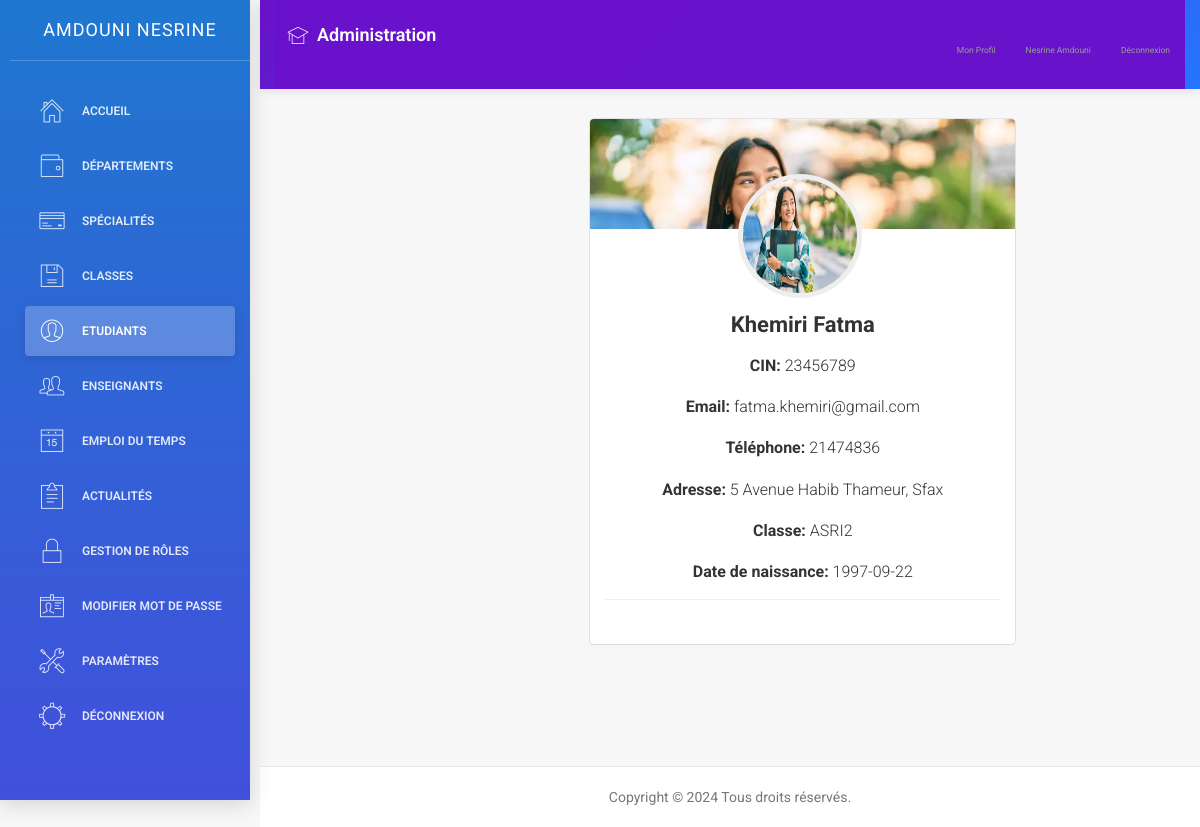
The page /details_étudiant.php?id=7 (signed in) on the database its author committed.
### tables this page shows
CREATE TABLE `accounts` (
  `id` int(11)  AUTO_INCREMENT PRIMARY KEY,
  `cin` int(11) DEFAULT NULL,
  `email` varchar(255) DEFAULT NULL,
  `mot_de_passe` varchar(255) DEFAULT NULL,
  `date_de_creation` date DEFAULT NULL,
  `role` text DEFAULT NULL,
  `nom` text DEFAULT NULL,
  `prenom` text DEFAULT NULL,
  `image` varchar(255) DEFAULT NULL,
  `classe` text DEFAULT NULL,
  `date_naissance` date DEFAULT NULL,
  `adresse` text DEFAULT NULL,
  `numero_telephone` int(11) DEFAULT NULL
);

### details_étudiant.php (the view, shortened to what this page needs)
<?php
include('connexion.php');
if (isset($_GET['id']) && !empty($_GET['id'])) {
    $id_etudiant = $_GET['id'];
    $sql = "SELECT * FROM accounts WHERE id = $id_etudiant";
    $result = $conn->query($sql);
    if ($result->num_rows > 0) {
        $row = $result->fetch_assoc();
        $image = $row['image'];
        $nom_modif = $row['nom'];
        $prenom_modif = $row['prenom'];
        $email_modif = $row['email'];
        $adresse = $row['adresse'];
        $classe = $row['classe'];
        $date_naissance = $row['date_naissance'];
        $cin = $row['cin'];
        $numero_telephone = $row['numero_telephone'];
    } else {
    }
}
?>
<!doctype html>
<html lang="en">
<head>
</head>
<body>
    <div class="wrapper">
        <?php include('sidenav.php'); ?>
        <div class="main-panel">
            <?php include('navtop.php'); ?>
            <div class="content">
                <div class="container-fluid">
                    <div class="row">
                        <div class="col-md-4" style="margin-left: 33%;width: 50%;">
                            <div class="card card-user">
                                <div class="image">
                                </div>
                                <div class="content">
                                    <div class="author">
                                        <img class="avatar border-gray" src="<?php echo $image; ?>" alt="Student Avatar" />
                                        <h4 class="title"><strong><?php echo $nom_modif; ?> <?php echo $prenom_modif; ?></strong></h4>
                                        <br />
                                        <h5 class="title"><strong>CIN:</strong> <?php echo $cin; ?></h5><br />
                                        <h5 class="title"><strong>Email:</strong> <?php echo $email_modif; ?></h5><br />
                                        <h5 class="title"><strong>Téléphone:</strong> <?php echo $numero_telephone; ?></h5><br />
                                        <h5 class="title"><strong>Adresse:</strong> <?php echo $adresse; ?></h5><br />
                                        <h5 class="title"><strong>Classe:</strong> <?php echo $classe; ?></h5><br />
                                        <h5 class="title"><strong>Date de naissance:</strong> <?php echo $date_naissance; ?></h5>
                                    </div>
                                </div>
                                <hr>
                                <div class="text-center">
                                    <button href="#" class="btn btn-simple"><i class="fa fa-facebook-square"></i></button>
                                    <button href="#" class="btn btn-simple"><i class="fa fa-twitter"></i></button>
                                    <button href="#" class="btn btn-simple"><i class="fa fa-google-plus-square"></i></button>
                                </div>
                            </div>
                        </div>
                    </div>
                </div>
            </div>
            <?php include('footer.php'); ?>
        </div>
    </div>
</body>
</html>

### sidenav.php (shortened to what this page needs)
<?php
include('connexion.php');
$current_page = basename($_SERVER['PHP_SELF']);
$is_departement_page = strpos($current_page, 'département') !== false;
$is_specialite_page = strpos($current_page, 'spécialité') !== false;
$is_classe_page = strpos($current_page, 'classe') !== false;
$is_etudiant_page = strpos($current_page, 'étudiant') !== false;
$is_role_page = strpos($current_page, 'role') !== false;
$is_enseignant_page = strpos($current_page, 'enseignant') !== false;
$is_actualite_page = strpos($current_page, 'actualité') !== false;
$is_parametre_page = strpos($current_page, 'paramètre') !== false;
$is_liste_etudiants_page = $current_page === 'liste_etudiants.php';
$email = $_SESSION['email'];
$sql_fetch_user = "SELECT * FROM accounts WHERE email='$email'";
$result_user = $conn->query($sql_fetch_user);
if ($result_user->num_rows > 0) {
    $row = $result_user->fetch_assoc();
    $role = $row['role'];
    $nom = $row['nom'];
    $prenom = $row['prenom'];
}
?>
<div class="sidebar" data-color="blue">
    <div class="sidebar-wrapper">
        <div class="logo">
            <a href="#" class="simple-text">
                <?php echo htmlspecialchars($nom . ' ' . $prenom); ?>
            </a>
        </div>
        <ul class="nav">
            <?php if ($role === 'admin'): ?>
                <li <?php echo ($current_page == 'dashboard.php') ? 'class="active"' : ''; ?>>
                    <a href="dashboard.php">
                        <i class="pe-7s-home"></i>
                        <p>Accueil</p>
                    </a>
                </li>
                <li <?php echo $is_departement_page ? 'class="active"' : ''; ?>>
                    <a href="départements.php">
                        <i class="pe-7s-wallet"></i>
                        <p>Départements</p>
                    </a>
                </li>
                <li <?php echo $is_specialite_page ? 'class="active"' : ''; ?>>
                    <a href="spécialités.php">
                        <i class="pe-7s-credit"></i>
                        <p>Spécialités</p>
                    </a>
                </li>
                <li <?php echo $is_classe_page ? 'class="active"' : ''; ?>>
                    <a href="classes.php">
                        <i class="pe-7s-diskette"></i>
                        <p>Classes</p>
                    </a>
                </li>
                <li <?php echo $is_etudiant_page ? 'class="active"' : ''; ?>>
                    <a href="étudiants.php">
                        <i class="pe-7s-user"></i>
                        <p>Etudiants</p>
                    </a>
                </li>
                <li <?php echo $is_enseignant_page ? 'class="active"' : ''; ?>>
                    <a href="enseignants.php">
                        <i class="pe-7s-users"></i>
                        <p>Enseignants</p>
                    </a>
                </li>
                <li <?php echo ($current_page == 'gestion_emploi.php') ? 'class="active"' : ''; ?>>
                    <a href="gestion_emploi.php">
                        <i class="pe-7s-date"></i>
                        <p>Emploi du Temps</p>
                    </a>
                </li>
                <li <?php echo $is_actualite_page ? 'class="active"' : ''; ?>>
                    <a href="actualités.php">
                        <i class="pe-7s-note2"></i>
                        <p>Actualités</p>
                    </a>
                </li>
                <li <?php echo $is_role_page ? 'class="active"' : ''; ?>>
                    <a href="roles.php">
                        <i class="pe-7s-lock"></i>
                        <p>Gestion de rôles</p>
                    </a>
                </li>
                <li <?php echo ($current_page == 'modifier_mot_de_passe.php') ? 'class="active"' : ''; ?>>
                    <a href="modifier_mot_de_passe.php">
                        <i class="pe-7s-id"></i>
                        <p>Modifier Mot de passe</p>
                    </a>
                </li>
                <li <?php echo $is_parametre_page || $is_liste_etudiants_page ? 'class="active"' : ''; ?>>
                    <a href="paramètres.php">
                        <i class="pe-7s-tools"></i>
                        <p>Paramètres</p>
                    </a>
                </li>
            <?php endif; ?>
            <li>
                <a href="logout.php">
                    <i class="pe-7s-settings"></i>
                    <p>Déconnexion</p>
                    </a>
            </li>
        </ul>
    </div>
</div>

### navtop.php (shortened to what this page needs)
<?php
include('connexion.php');
$email = $_SESSION['email'];
$sql_fetch_user = "SELECT * FROM accounts WHERE email='$email'";
$result_user = $conn->query($sql_fetch_user);
if ($result_user->num_rows > 0) {
    $row = $result_user->fetch_assoc();
    $role = $row['role'];
    $nom = $row['nom'];
    $prenom = $row['prenom'];
}
?>
<nav class="navbar navbar-default navbar-fixed">
    <div class="container-fluid">
        <div class="navbar-header">
            <a class="navbar-brand" href="#">
                <i class="pe-7s-study"></i> <?php echo $role === 'etudiant' ? 'Espace Étudiant' : ($role === 'enseignant' ? 'Espace Enseignant' : 'Administration'); ?>
            </a>
        </div>
        <div class="collapse navbar-collapse" id="navigation-example-2">
            <ul class="nav navbar-nav navbar-right">
                <li>
                    <a class="menuu" href="<?php echo $role === 'etudiant' ? 'profil_etudiant.php' : ($role === 'enseignant' ? 'profil_enseignant.php' : 'profil.php'); ?>">
                        <p>Mon Profil</p>
                    </a>
                </li>
                <li>
                    <a class="menuu" href="#">
                        <div class="user-name">
                            <p><?php echo htmlspecialchars($prenom . ' ' . $nom); ?></p>
                        </div>
                    </a>
                </li>
                <li>
                    <a class="menuu" href="logout.php">
                        <p>Déconnexion</p>
                    </a>
                </li>
            </ul>
        </div>
    </div>
</nav>

### sidenav.php (style rules this page uses)
.sidebar { background: linear-gradient(135deg, #6a11cb 0%, #2575fc 100%); box-shadow: 0 4px 20px rgba(0, 0, 0, 0.15); transition: all 0.3s ease; position: fixed; width: 250px; height: 100vh; z-index: 1000; overflow-y: auto; }
.sidebar-wrapper { padding: 0 10px; }
.logo { padding: 15px 0; margin-bottom: 15px; border-bottom: 1px solid rgba(255, 255, 255, 0.1); text-align: center; }
.logo a { color: white; font-weight: 600; font-size: 1.1rem; text-transform: uppercase; letter-spacing: 1px; display: block; text-decoration: none; }
.nav { list-style: none; padding: 0; margin-top: 15px; }
.nav li { margin-bottom: 4px; position: relative; }
.nav li a { color: rgba(255, 255, 255, 0.8); margin: 5px 10px; border-radius: 6px; padding: 10px 12px; transition: all 0.3s ease; display: flex; align-items: center; text-decoration: none; }
.nav li a i { margin-right: 10px; font-size: 1.1rem; min-width: 24px; text-align: center; }
.nav li a p { margin: 0; font-size: 0.85rem; font-weight: 400; }
.nav li.active a { background: rgba(255, 255, 255, 0.2); color: white; font-weight: 500; box-shadow: 0 4px 12px rgba(0, 0, 0, 0.1); }
[class^="pe-7s-"], [class*=" pe-7s-"] { transition: transform 0.3s ease; }

### navtop.php (style rules this page uses)
.navbar-default { background: linear-gradient(135deg, #6a11cb 0%, #2575fc 100%); border: none; box-shadow: 0 2px 10px rgba(0, 0, 0, 0.1); min-height: 60px; margin-bottom: 0; }
.navbar-default .navbar-nav > li > a { color: rgba(255, 255, 255, 0.9); font-weight: 500; padding: 20px 12px; transition: all 0.3s ease; position: relative; display: flex; align-items: center; }
.navbar-default .navbar-nav > li > a:after { content: ''; position: absolute; bottom: 0; left: 50%; width: 0; height: 3px; background: white; transition: all 0.3s ease; transform: translateX(-50%); }
.navbar-default .navbar-brand { height: 60px; padding: 20px 12px; color: white; font-weight: 600; font-size: 18px; display: flex; align-items: center; }
.navbar-default .navbar-brand i { margin-right: 8px; font-size: 22px; }
.user-name { display: flex; align-items: center; gap: 8px; }
.menuu { font-size: 18px; display: flex; align-items: center; gap: 6px; }
.menuu p { margin: 0; }
.navbar-collapse { background: rgba(106, 17, 203, 0.98); max-height: 80vh; overflow-y: auto; }

### rows shown on the page
accounts: nom+prenom "AMDOUNI NESRINE", prenom+nom "Nesrine Amdouni"
accounts: image (picture), nom "Khemiri", prenom "Fatma", cin "23456789", email "fatma.khemiri@gmail.com", numero_telephone "21474836", adresse "5 Avenue Habib Thameur, Sfax", classe "ASRI2", date_naissance "1997-09-22"
